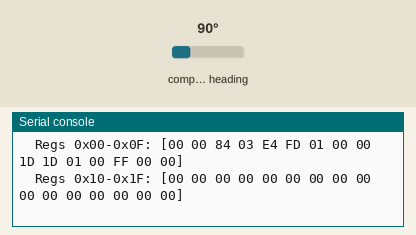
Recording of a program running on a simulated ESP32 board running MicroPython. Parts: the last lines printed to the serial console. The inputs (shaded band) are chosen by the test bench; at power-on: compass heading 90°. At 6.1 s the program stops and its outputs stay as they are.

Above: at 1.2 s.
1.3 s: compass heading set to 7°
At 2.9 s:
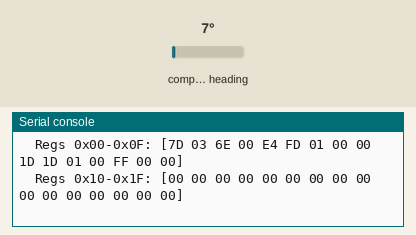
4.5 s: compass heading set to 180°
At 6.9 s:
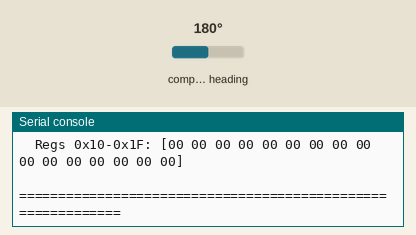
Timing chart, 0 to 7.6 s (numbered marks = the images above; inputs shaded):
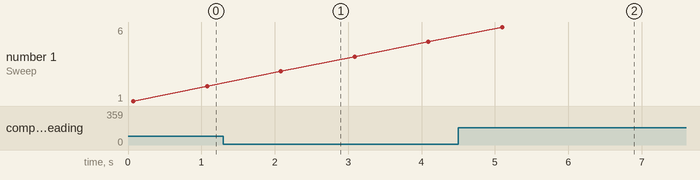

Measured:
- after the input at 1.3 s, the serial console: prints a new line after 0.79 s (image 1)
- after the input at 4.5 s, the serial console: prints a new line after 0.60 s (image 2)

The program:

scan_register_map.py
```python
"""
Complete 32-Register Live Map Scanner for GY-271
Prints all registers from 0x00 to 0x1F to find exactly where the X, Y, Z data channels reside.
"""

import time
from machine import Pin, I2C

def scan_all_registers():
    print("\n============================================================")
    print(" 🔎 32-REGISTER LIVE MAP SCANNER")
    print("============================================================")

    try:
        i2c = I2C(0, sda=Pin(0, Pin.IN, Pin.PULL_UP), scl=Pin(1, Pin.IN, Pin.PULL_UP), freq=100000)
    except Exception:
        from machine import SoftI2C
        i2c = SoftI2C(sda=Pin(0, Pin.IN, Pin.PULL_UP), scl=Pin(1, Pin.IN, Pin.PULL_UP), freq=100000)

    devices = i2c.scan()
    addr = 0x2C if 0x2C in devices else 0x0D

    # Init
    i2c.writeto(addr, bytearray([0x0A, 0x80]))
    time.sleep_ms(20)
    i2c.writeto(addr, bytearray([0x0B, 0x01]))
    time.sleep_ms(10)
    i2c.writeto(addr, bytearray([0x09, 0x1D]))
    i2c.writeto(addr, bytearray([0x0A, 0x1D]))
    time.sleep_ms(30)

    print("👉 ROTATE DEVICE NOW WHILE READINGS ARE TAKEN...\n")

    for sweep in range(6):
        print(f"--- Sweep {sweep+1} ---")
        try:
            regs = i2c.readfrom_mem(addr, 0x00, 32)
            # Print in 2 rows of 16 bytes
            row1 = " ".join([f"{b:02X}" for b in regs[0:16]])
            row2 = " ".join([f"{b:02X}" for b in regs[16:32]])
            print(f"  Regs 0x00-0x0F: [{row1}]")
            print(f"  Regs 0x10-0x1F: [{row2}]\n")
        except Exception as e:
            print("  Read error:", e)
        time.sleep(1.0)

    print("============================================================")

if __name__ == "__main__":
    scan_all_registers()
```
